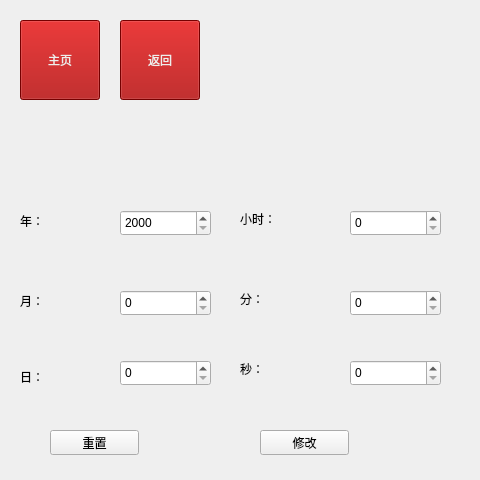
<?xml version="1.0" encoding="UTF-8"?>
<ui version="4.0">
 <class>FormSetting_SJJY</class>
 <widget class="QWidget" name="FormSetting_SJJY">
  <property name="geometry">
   <rect>
    <x>0</x>
    <y>0</y>
    <width>480</width>
    <height>480</height>
   </rect>
  </property>
  <property name="windowTitle">
   <string>Form</string>
  </property>
  <widget class="QPushButton" name="pushButton_last">
   <property name="geometry">
    <rect>
     <x>120</x>
     <y>20</y>
     <width>80</width>
     <height>80</height>
    </rect>
   </property>
   <property name="styleSheet">
    <string notr="true">background-color: rgb(164, 0, 0);
color: rgb(238, 238, 236);</string>
   </property>
   <property name="text">
    <string>返回</string>
   </property>
  </widget>
  <widget class="QPushButton" name="pushButton_main">
   <property name="geometry">
    <rect>
     <x>20</x>
     <y>20</y>
     <width>80</width>
     <height>80</height>
    </rect>
   </property>
   <property name="styleSheet">
    <string notr="true">background-color: rgb(164, 0, 0);
color: rgb(238, 238, 236);</string>
   </property>
   <property name="text">
    <string>主页</string>
   </property>
  </widget>
  <widget class="QLabel" name="label">
   <property name="geometry">
    <rect>
     <x>20</x>
     <y>210</y>
     <width>67</width>
     <height>21</height>
    </rect>
   </property>
   <property name="text">
    <string>年：</string>
   </property>
  </widget>
  <widget class="QLabel" name="label_2">
   <property name="geometry">
    <rect>
     <x>20</x>
     <y>290</y>
     <width>67</width>
     <height>21</height>
    </rect>
   </property>
   <property name="text">
    <string>月：</string>
   </property>
  </widget>
  <widget class="QLabel" name="label_3">
   <property name="geometry">
    <rect>
     <x>20</x>
     <y>366</y>
     <width>67</width>
     <height>21</height>
    </rect>
   </property>
   <property name="text">
    <string>日：</string>
   </property>
  </widget>
  <widget class="QLabel" name="label_4">
   <property name="geometry">
    <rect>
     <x>240</x>
     <y>210</y>
     <width>67</width>
     <height>17</height>
    </rect>
   </property>
   <property name="text">
    <string>小时：</string>
   </property>
  </widget>
  <widget class="QLabel" name="label_5">
   <property name="geometry">
    <rect>
     <x>240</x>
     <y>290</y>
     <width>67</width>
     <height>17</height>
    </rect>
   </property>
   <property name="text">
    <string>分：</string>
   </property>
  </widget>
  <widget class="QLabel" name="label_6">
   <property name="geometry">
    <rect>
     <x>240</x>
     <y>360</y>
     <width>67</width>
     <height>17</height>
    </rect>
   </property>
   <property name="text">
    <string>秒：</string>
   </property>
  </widget>
  <widget class="QPushButton" name="pushButton">
   <property name="geometry">
    <rect>
     <x>50</x>
     <y>430</y>
     <width>89</width>
     <height>25</height>
    </rect>
   </property>
   <property name="text">
    <string>重置</string>
   </property>
  </widget>
  <widget class="QPushButton" name="pushButton_2">
   <property name="geometry">
    <rect>
     <x>260</x>
     <y>430</y>
     <width>89</width>
     <height>25</height>
    </rect>
   </property>
   <property name="text">
    <string>修改</string>
   </property>
  </widget>
  <widget class="QSpinBox" name="spinBox">
   <property name="geometry">
    <rect>
     <x>120</x>
     <y>210</y>
     <width>91</width>
     <height>26</height>
    </rect>
   </property>
   <property name="minimum">
    <number>2000</number>
   </property>
   <property name="maximum">
    <number>2035</number>
   </property>
  </widget>
  <widget class="QSpinBox" name="spinBox_2">
   <property name="geometry">
    <rect>
     <x>120</x>
     <y>290</y>
     <width>91</width>
     <height>26</height>
    </rect>
   </property>
   <property name="maximum">
    <number>12</number>
   </property>
  </widget>
  <widget class="QSpinBox" name="spinBox_3">
   <property name="geometry">
    <rect>
     <x>120</x>
     <y>360</y>
     <width>91</width>
     <height>26</height>
    </rect>
   </property>
   <property name="maximum">
    <number>31</number>
   </property>
  </widget>
  <widget class="QSpinBox" name="spinBox_4">
   <property name="geometry">
    <rect>
     <x>350</x>
     <y>210</y>
     <width>91</width>
     <height>26</height>
    </rect>
   </property>
   <property name="maximum">
    <number>24</number>
   </property>
  </widget>
  <widget class="QSpinBox" name="spinBox_5">
   <property name="geometry">
    <rect>
     <x>350</x>
     <y>290</y>
     <width>91</width>
     <height>26</height>
    </rect>
   </property>
   <property name="maximum">
    <number>60</number>
   </property>
  </widget>
  <widget class="QSpinBox" name="spinBox_6">
   <property name="geometry">
    <rect>
     <x>350</x>
     <y>360</y>
     <width>91</width>
     <height>26</height>
    </rect>
   </property>
   <property name="maximum">
    <number>60</number>
   </property>
  </widget>
 </widget>
 <resources/>
 <connections/>
</ui>
